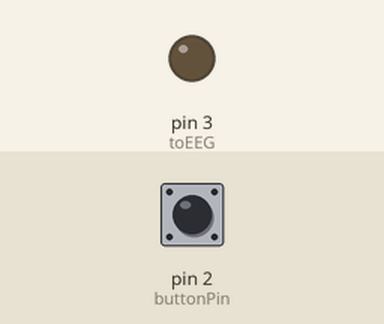
Recording of a sketch running on a simulated Arduino Uno, built with avr-gcc and run on an emulated ATmega328P. On the bench: output pins drawn as LEDs (lit = HIGH). Inputs (shaded band) come from the test bench; at power-on: pin 2 (buttonPin) HIGH. What the sketch prints to the serial monitor is not drawn.

Above: at 1.2 s.
1.3 s: pin 2 (buttonPin) pulled LOW for 0.15 s
Timing chart, 0 to 4.3 s (numbered marks = the images above; inputs shaded):
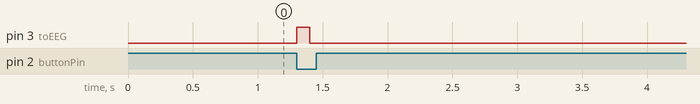

Measured:
- after the input at 1.3 s, pin 3 (toEEG): LOW → HIGH at once, → LOW 0.10 s later

The sketch:

ButtonPressFINAL.ino
```cpp
//initialize variables outside of void setup

int DELAY = 10; //delay is 10ms between hitting the button to make insensitive to glitches/jitter
int buttonPin = 2;
int toEEG = 3;
int buttonCounter = 1;
int buttonWasPressed = false; //buttonwas not pressed earlier

void setup() {
  // put your setup code here, to run once:
  pinMode(buttonPin, INPUT); //button input is in Pin 2
  pinMode(toEEG, OUTPUT); //digital output to collection software
  digitalWrite(buttonPin, HIGH); //turns on the pullup resistor, pin reads HIGH when button is released
  Serial.begin(9600); //intializes the GUI
}

boolean handlePressed()
{
  boolean event;
  int buttonNowPressed = !digitalRead(buttonPin); //Button pressed ==> Pin 2 will have low voltage

  event = buttonNowPressed && !buttonWasPressed; //allows system respond only to change in button state events
  buttonWasPressed = buttonNowPressed; //renames old button state to current state
  return event; //
}

void loop() {
  // put your main code here, to run repeatedly:
  boolean risingEdge = handlePressed();


  // if it is, the buttonState is HIGH:
  if (risingEdge == 1) { //if there is a change in the button pressed state
    // turn LED on:
    digitalWrite(toEEG, HIGH); //voltage to LED or EEG output (pin 3)
    delay(100); //voltage pulse for 30msec
    digitalWrite(toEEG, LOW); //output on pin 3 goes back to low
    Serial.print("The button has been presssed "); Serial.print(buttonCounter); Serial.println(" times");
    buttonCounter = buttonCounter + 1;
  }
}

/*goal: code that shows order of Light pulses, audio beeps and*/
```
